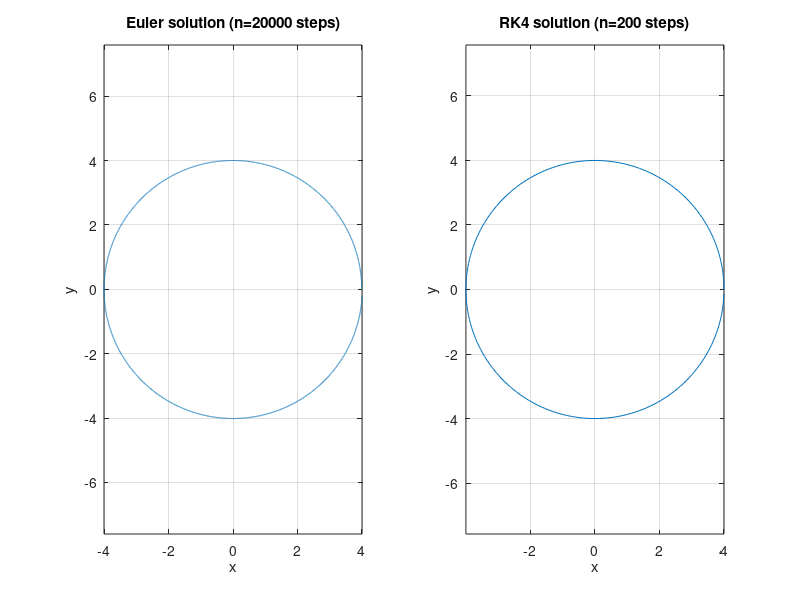

Source code (MATLAB):
% CIRCLEORBIT  Euler and RK4 solutions to a circular orbital problem.

% the ODE IVP; note u = (x,y,z,w)^T
u0 = [4; 0; 0; 0.5];
T = 50.0;
f = @(u) [u(3);...
          u(4);...
          -u(1) / (u(1)^2 + u(2)^2)^1.5;...
          -u(2) / (u(1)^2 + u(2)^2)^1.5];
heu = 0.0025;  hrk = 0.25;

% Euler solution
neu = round((T - 0) / heu);  tteu = 0:heu:T;
uueu = zeros(4, neu+1);  uueu(:, 1) = u0;
for k = 1:neu
    uueu(:, k+1) = uueu(:, k) + heu * f(uueu(:, k));
end
subplot(1,2,1),  plot(uueu(1, :), uueu(2, :))
axis equal,  grid on,  xlabel x,  ylabel y
title(sprintf('Euler solution (n=%d steps)', neu))

% RK4 solution
nrk = round((T - 0) / hrk);  ttrk = 0:hrk:T;
uurk = zeros(4, nrk+1);  uurk(:, 1) = u0;
for k = 1:nrk
    t = ttrk(k);  half = hrk / 2;
    q1 = f(uurk(:, k));
    q2 = f(uurk(:, k) + half * q1);
    q3 = f(uurk(:, k) + half * q2);
    q4 = f(uurk(:, k) + hrk * q3);
    uurk(:, k+1) = uurk(:, k) + hrk * (q1 + 2*q2 + 2*q3 + q4) / 6;
end
subplot(1,2,2),  plot(uurk(1, :), uurk(2, :))
axis equal,  grid on,  xlabel x,  ylabel y
title(sprintf('RK4 solution (n=%d steps)', nrk))
